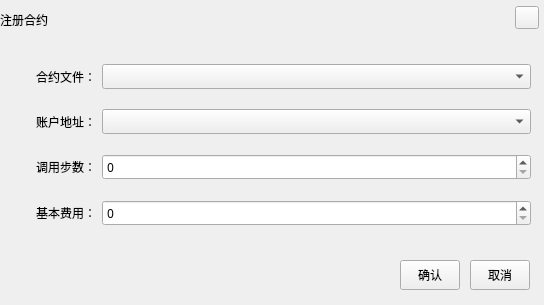
<?xml version="1.0" encoding="UTF-8"?>
<ui version="4.0">
 <class>RegisterContractDialogHX</class>
 <widget class="QDialog" name="RegisterContractDialogHX">
  <property name="geometry">
   <rect>
    <x>0</x>
    <y>0</y>
    <width>544</width>
    <height>305</height>
   </rect>
  </property>
  <property name="font">
   <font>
    <family>微软雅黑</family>
   </font>
  </property>
  <property name="windowTitle">
   <string>Dialog</string>
  </property>
  <property name="styleSheet">
   <string notr="true"/>
  </property>
  <widget class="QLabel" name="title_Label">
   <property name="geometry">
    <rect>
     <x>0</x>
     <y>0</y>
     <width>544</width>
     <height>40</height>
    </rect>
   </property>
   <property name="font">
    <font>
     <family>微软雅黑</family>
     <weight>50</weight>
     <italic>false</italic>
     <bold>false</bold>
    </font>
   </property>
   <property name="styleSheet">
    <string notr="true"/>
   </property>
   <property name="text">
    <string>注册合约</string>
   </property>
  </widget>
  <widget class="QToolButton" name="closeBtn">
   <property name="geometry">
    <rect>
     <x>515</x>
     <y>6</y>
     <width>24</width>
     <height>23</height>
    </rect>
   </property>
   <property name="font">
    <font>
     <family>微软雅黑</family>
    </font>
   </property>
   <property name="cursor">
    <cursorShape>PointingHandCursor</cursorShape>
   </property>
   <property name="styleSheet">
    <string notr="true"/>
   </property>
   <property name="text">
    <string/>
   </property>
  </widget>
  <widget class="QToolButton" name="okBtn">
   <property name="geometry">
    <rect>
     <x>400</x>
     <y>260</y>
     <width>60</width>
     <height>30</height>
    </rect>
   </property>
   <property name="styleSheet">
    <string notr="true">font: 9pt &quot;微软雅黑&quot;;</string>
   </property>
   <property name="text">
    <string>确认</string>
   </property>
  </widget>
  <widget class="QToolButton" name="cancelBtn">
   <property name="geometry">
    <rect>
     <x>470</x>
     <y>260</y>
     <width>60</width>
     <height>30</height>
    </rect>
   </property>
   <property name="styleSheet">
    <string notr="true">font: 9pt &quot;微软雅黑&quot;;</string>
   </property>
   <property name="text">
    <string>取消</string>
   </property>
  </widget>
  <widget class="QWidget" name="layoutWidget">
   <property name="geometry">
    <rect>
     <x>10</x>
     <y>50</y>
     <width>521</width>
     <height>191</height>
    </rect>
   </property>
   <layout class="QGridLayout" name="gridLayout" rowstretch="0,0,0,0" columnstretch="1,5">
    <item row="0" column="0">
     <widget class="QLabel" name="label">
      <property name="text">
       <string>合约文件：</string>
      </property>
      <property name="alignment">
       <set>Qt::AlignRight|Qt::AlignTrailing|Qt::AlignVCenter</set>
      </property>
     </widget>
    </item>
    <item row="1" column="1">
     <widget class="QComboBox" name="address"/>
    </item>
    <item row="0" column="1">
     <widget class="QComboBox" name="contractFile">
      <property name="minimumSize">
       <size>
        <width>200</width>
        <height>0</height>
       </size>
      </property>
     </widget>
    </item>
    <item row="1" column="0">
     <widget class="QLabel" name="label_7">
      <property name="text">
       <string>账户地址：</string>
      </property>
      <property name="alignment">
       <set>Qt::AlignRight|Qt::AlignTrailing|Qt::AlignVCenter</set>
      </property>
     </widget>
    </item>
    <item row="2" column="0">
     <widget class="QLabel" name="label_2">
      <property name="text">
       <string>调用步数：</string>
      </property>
      <property name="alignment">
       <set>Qt::AlignRight|Qt::AlignTrailing|Qt::AlignVCenter</set>
      </property>
     </widget>
    </item>
    <item row="2" column="1">
     <widget class="QSpinBox" name="gaslimit"/>
    </item>
    <item row="3" column="0">
     <widget class="QLabel" name="label_3">
      <property name="text">
       <string>基本费用：</string>
      </property>
      <property name="alignment">
       <set>Qt::AlignRight|Qt::AlignTrailing|Qt::AlignVCenter</set>
      </property>
     </widget>
    </item>
    <item row="3" column="1">
     <widget class="QSpinBox" name="gasprice"/>
    </item>
   </layout>
  </widget>
 </widget>
 <resources/>
 <connections/>
</ui>
